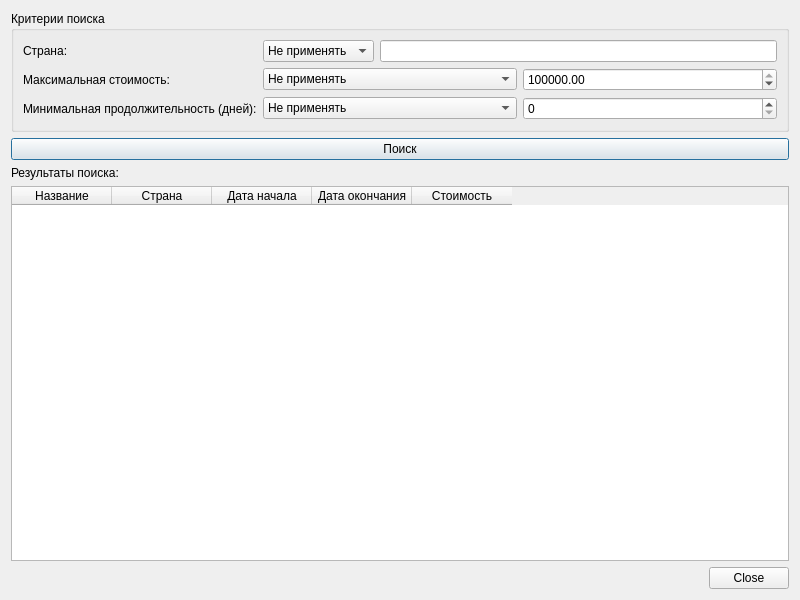
<?xml version="1.0" encoding="UTF-8"?>
<ui version="4.0">
 <class>SearchDialog</class>
 <widget class="QDialog" name="SearchDialog">
  <property name="geometry">
   <rect>
    <x>0</x>
    <y>0</y>
    <width>800</width>
    <height>600</height>
   </rect>
  </property>
  <property name="windowTitle">
   <string>Поиск туров</string>
  </property>
  <layout class="QVBoxLayout" name="verticalLayout">
   <item>
    <widget class="QGroupBox" name="searchGroup">
     <property name="title">
      <string>Критерии поиска</string>
     </property>
     <layout class="QFormLayout" name="formLayout">
      <item row="0" column="0">
       <widget class="QLabel" name="countryLabel">
        <property name="text">
         <string>Страна:</string>
        </property>
       </widget>
      </item>
      <item row="0" column="1">
       <layout class="QHBoxLayout" name="countryLayout">
        <item>
         <widget class="QComboBox" name="countryFilterCombo">
          <item>
           <property name="text">
            <string>Не применять</string>
           </property>
          </item>
          <item>
           <property name="text">
            <string>Фильтровать</string>
           </property>
          </item>
          <item>
           <property name="text">
            <string>Исключить</string>
           </property>
          </item>
         </widget>
        </item>
        <item>
         <widget class="QLineEdit" name="countryEdit"/>
        </item>
       </layout>
      </item>
      <item row="1" column="0">
       <widget class="QLabel" name="maxCostLabel">
        <property name="text">
         <string>Максимальная стоимость:</string>
        </property>
       </widget>
      </item>
      <item row="1" column="1">
       <layout class="QHBoxLayout" name="costLayout">
        <item>
         <widget class="QComboBox" name="costFilterCombo">
          <item>
           <property name="text">
            <string>Не применять</string>
           </property>
          </item>
          <item>
           <property name="text">
            <string>Фильтровать</string>
           </property>
          </item>
          <item>
           <property name="text">
            <string>Исключить</string>
           </property>
          </item>
         </widget>
        </item>
        <item>
         <widget class="QDoubleSpinBox" name="maxCostSpin">
          <property name="maximum">
           <double>1000000.0</double>
          </property>
          <property name="value">
           <double>1000000.0</double>
          </property>
         </widget>
        </item>
       </layout>
      </item>
      <item row="2" column="0">
       <widget class="QLabel" name="minDurationLabel">
        <property name="text">
         <string>Минимальная продолжительность (дней):</string>
        </property>
       </widget>
      </item>
      <item row="2" column="1">
       <layout class="QHBoxLayout" name="durationLayout">
        <item>
         <widget class="QComboBox" name="durationFilterCombo">
          <item>
           <property name="text">
            <string>Не применять</string>
           </property>
          </item>
          <item>
           <property name="text">
            <string>Фильтровать</string>
           </property>
          </item>
          <item>
           <property name="text">
            <string>Исключить</string>
           </property>
          </item>
         </widget>
        </item>
        <item>
         <widget class="QSpinBox" name="minDurationSpin">
          <property name="minimum">
           <number>0</number>
          </property>
          <property name="maximum">
           <number>365</number>
          </property>
         </widget>
        </item>
       </layout>
      </item>
     </layout>
    </widget>
   </item>
   <item>
    <widget class="QPushButton" name="searchButton">
     <property name="text">
      <string>Поиск</string>
     </property>
    </widget>
   </item>
   <item>
    <widget class="QLabel" name="resultsLabel">
     <property name="text">
      <string>Результаты поиска:</string>
     </property>
    </widget>
   </item>
   <item>
    <widget class="QTableWidget" name="resultsTable">
     <column>
      <property name="text">
       <string>Название</string>
      </property>
     </column>
     <column>
      <property name="text">
       <string>Страна</string>
      </property>
     </column>
     <column>
      <property name="text">
       <string>Дата начала</string>
      </property>
     </column>
     <column>
      <property name="text">
       <string>Дата окончания</string>
      </property>
     </column>
     <column>
      <property name="text">
       <string>Стоимость</string>
      </property>
     </column>
    </widget>
   </item>
   <item>
    <widget class="QDialogButtonBox" name="buttonBox">
     <property name="standardButtons">
      <set>QDialogButtonBox::Close</set>
     </property>
    </widget>
   </item>
  </layout>
 </widget>
 <resources/>
 <connections/>
</ui>
